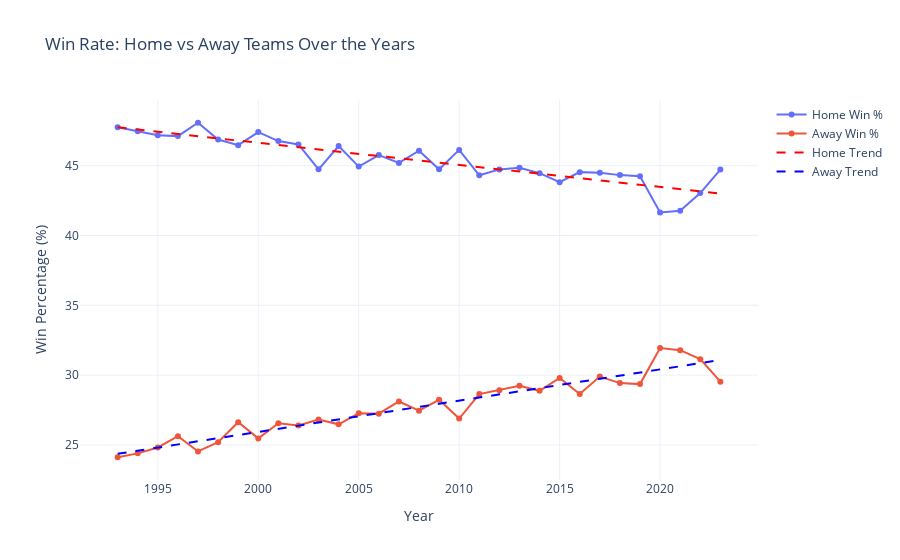

Here is the notebook cell this chart was saved with:
### Code cell
import plotly.graph_objs as go
import numpy as np

years = yearly_stats.index
home = yearly_stats['home_win_percentage']
away = yearly_stats['away_win_percentage']

# Trend lines
z_home = np.polyfit(years, home, 1)
p_home = np.poly1d(z_home)

z_away = np.polyfit(years, away, 1)
p_away = np.poly1d(z_away)

# Figure
fig_winrate_trend = go.Figure()

# Home actual
fig_winrate_trend.add_trace(go.Scatter(x=years, y=home, mode='lines+markers', name='Home Win %'))

# Away actual
fig_winrate_trend.add_trace(go.Scatter(x=years, y=away, mode='lines+markers', name='Away Win %'))

# Home trend line
fig_winrate_trend.add_trace(go.Scatter(x=years, y=p_home(years), mode='lines', line=dict(dash='dash', color='red'), name='Home Trend'))

# Away trend line
fig_winrate_trend.add_trace(go.Scatter(x=years, y=p_away(years), mode='lines', line=dict(dash='dash', color='blue'), name='Away Trend'))

# Layout
fig_winrate_trend.update_layout(
    title='Win Rate: Home vs Away Teams Over the Years',
    xaxis_title='Year',
    yaxis_title='Win Percentage (%)',
    template='plotly_white'
)

### Figure 1 — Plotly figure (JSON) as saved in the notebook; plotly's stock layout.template omitted (floating-point values rounded to 4 significant figures)
{"data": [{"mode": "lines+markers", "name": "Home Win %", "type": "scatter", "x": [1993, 1994, 1995, 1996, 1997, 1998, 1999, 2000, 2001, 2002, 2003, 2004, 2005, 2006, 2007, 2008, 2009, 2010, 2011, 2012, 2013, 2014, 2015, 2016, 2017, 2018, 2019, 2020, 2021, 2022, 2023], "y": [47.75, 47.47, 47.18, 47.12, 48.07, 46.87, 46.47, 47.41, 46.76, 46.52, 44.74, 46.4, 44.93, 45.76, 45.2, 46.07, 44.74, 46.13, 44.31, 44.73, 44.84, 44.47, 43.81, 44.54, 44.49, 44.32, 44.24, 41.65, 41.78, 43.04, 44.72]}, {"mode": "lines+markers", "name": "Away Win %", "type": "scatter", "x": [1993, 1994, 1995, 1996, 1997, 1998, 1999, 2000, 2001, 2002, 2003, 2004, 2005, 2006, 2007, 2008, 2009, 2010, 2011, 2012, 2013, 2014, 2015, 2016, 2017, 2018, 2019, 2020, 2021, 2022, 2023], "y": [24.12, 24.4, 24.82, 25.63, 24.53, 25.19, 26.63, 25.47, 26.55, 26.39, 26.82, 26.48, 27.28, 27.24, 28.11, 27.46, 28.23, 26.89, 28.65, 28.92, 29.24, 28.88, 29.8, 28.65, 29.9, 29.43, 29.36, 31.93, 31.79, 31.14, 29.53]}, {"line": {"color": "red", "dash": "dash"}, "mode": "lines", "name": "Home Trend", "type": "scatter", "x": [1993, 1994, 1995, 1996, 1997, 1998, 1999, 2000, 2001, 2002, 2003, 2004, 2005, 2006, 2007, 2008, 2009, 2010, 2011, 2012, 2013, 2014, 2015, 2016, 2017, 2018, 2019, 2020, 2021, 2022, 2023], "y": [47.74, 47.59, 47.43, 47.27, 47.11, 46.95, 46.8, 46.64, 46.48, 46.32, 46.16, 46.0, 45.85, 45.69, 45.53, 45.37, 45.21, 45.06, 44.9, 44.74, 44.58, 44.42, 44.26, 44.11, 43.95, 43.79, 43.63, 43.47, 43.32, 43.16, 43.0]}, {"line": {"color": "blue", "dash": "dash"}, "mode": "lines", "name": "Away Trend", "type": "scatter", "x": [1993, 1994, 1995, 1996, 1997, 1998, 1999, 2000, 2001, 2002, 2003, 2004, 2005, 2006, 2007, 2008, 2009, 2010, 2011, 2012, 2013, 2014, 2015, 2016, 2017, 2018, 2019, 2020, 2021, 2022, 2023], "y": [24.37, 24.59, 24.81, 25.04, 25.26, 25.49, 25.71, 25.93, 26.16, 26.38, 26.6, 26.83, 27.05, 27.28, 27.5, 27.72, 27.95, 28.17, 28.4, 28.62, 28.84, 29.07, 29.29, 29.52, 29.74, 29.96, 30.19, 30.41, 30.63, 30.86, 31.08]}], "layout": {"title": {"text": "Win Rate: Home vs Away Teams Over the Years"}, "xaxis": {"title": {"text": "Year"}}, "yaxis": {"title": {"text": "Win Percentage (%)"}}}}
